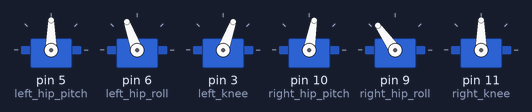
Bench run of a sketch on a simulated Arduino Uno, built with avr-gcc and run on an emulated ATmega328P. Shown: 6 × servo.

Above: at 0.1 s.
At 1.1 s:
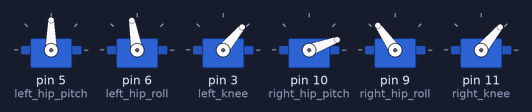
At 16.2 s:
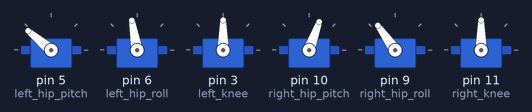
At 37.4 s:
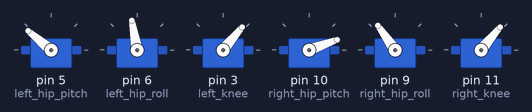
Timing chart, 0 to 38.9 s (numbered marks = the images above):
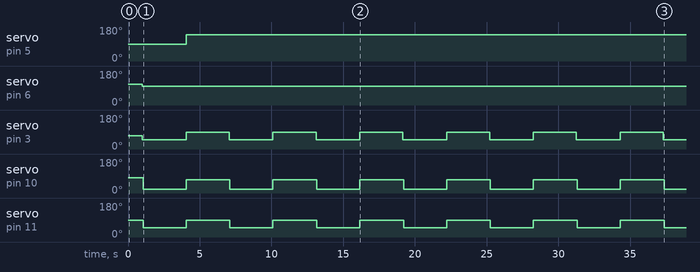

The sketch:

code.ino
```cpp
#include <Servo.h>

Servo left_hip_pitch;
Servo left_hip_yaw;
Servo left_hip_roll;
Servo left_knee;

Servo right_hip_pitch;
Servo right_hip_yaw;
Servo right_hip_roll;
Servo right_knee;

void setup(){

left_hip_pitch.attach(5);
left_hip_roll.attach(6);
left_knee.attach(3);
// left_hip_yaw.attach(NA);

right_hip_pitch.attach(10);
right_hip_roll.attach(9);
right_knee.attach(11);
// right_hip_yaw.attach(NA);

Serial.begin(9600);

reset();

delay(1000);

}

void loop(){

  left_knee.write(50);
  left_hip_roll.write(100);
  delay(50);
  right_hip_pitch.write(20);
  right_knee.write(50);
  delay(2);

  delay(3000);

  right_knee.write(90);
  left_hip_pitch.write(140);
  left_knee.write(90);
  right_hip_pitch.write(70);

  delay(3000);

}

void reset() {

  left_hip_pitch.write(90); //clockwise
  left_hip_roll.write(110); //clockwise
  left_knee.write(70); //anticlockwise
  // left_hip_yaw.attach(NA);

  right_hip_pitch.write(80); //anticlockwise
  right_hip_roll.write(125); //clockwise
  right_knee.write(90); //clockwise
}

// initial positions

// left_hip_pitch.write(90); //clockwise
// left_hip_roll.write(110); //clockwise
// left_knee.write(70); //anticlockwise
// // left_hip_yaw.attach(NA);

// right_hip_pitch.write(80); //anticlockwise
// right_hip_roll.write(125); //clockwise
// right_knee.write(90); //clockwise
```

Measured:
- by itself, servo on pin 5 (left_hip_pitch): 90° → 140° at 4.1 s
- by itself, servo on pin 6 (left_hip_roll): 110° → 100° at 1.0 s
- by itself, servo on pin 3 (left_knee): alternates 90° for 3.0 s and 50° for 3.1 s
- by itself, servo on pin 10 (right_hip_pitch): alternates 70° for 3.1 s and 20° for 3.0 s
- by itself, servo on pin 11 (right_knee): alternates 90° for 3.1 s and 50° for 3.0 s
